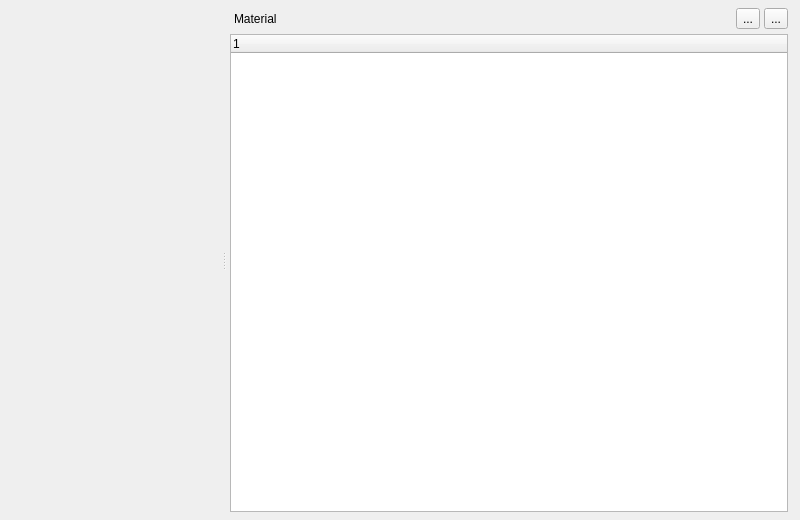
<?xml version="1.0" encoding="UTF-8"?>
<ui version="4.0">
 <class>MaterialDialog</class>
 <widget class="QDialog" name="MaterialDialog">
  <property name="geometry">
   <rect>
    <x>0</x>
    <y>0</y>
    <width>800</width>
    <height>520</height>
   </rect>
  </property>
  <property name="minimumSize">
   <size>
    <width>600</width>
    <height>200</height>
   </size>
  </property>
  <property name="windowTitle">
   <string>Material Editor</string>
  </property>
  <layout class="QVBoxLayout" name="verticalLayout">
   <property name="spacing">
    <number>8</number>
   </property>
   <property name="leftMargin">
    <number>8</number>
   </property>
   <property name="topMargin">
    <number>8</number>
   </property>
   <property name="rightMargin">
    <number>8</number>
   </property>
   <property name="bottomMargin">
    <number>8</number>
   </property>
   <item>
    <widget class="QWidget" name="widget" native="true">
     <layout class="QVBoxLayout" name="verticalLayout_2">
      <property name="spacing">
       <number>6</number>
      </property>
      <property name="leftMargin">
       <number>0</number>
      </property>
      <property name="topMargin">
       <number>0</number>
      </property>
      <property name="rightMargin">
       <number>0</number>
      </property>
      <property name="bottomMargin">
       <number>0</number>
      </property>
      <item>
       <widget class="QSplitter" name="splitter">
        <property name="orientation">
         <enum>Qt::Orientation::Horizontal</enum>
        </property>
        <widget class="stageviz::MaterialBrowser" name="materialBrowser" native="true">
         <property name="sizePolicy">
          <sizepolicy hsizetype="Expanding" vsizetype="Preferred">
           <horstretch>0</horstretch>
           <verstretch>0</verstretch>
          </sizepolicy>
         </property>
         <property name="DockWidget" stdset="0">
          <bool>true</bool>
         </property>
        </widget>
        <widget class="QWidget" name="propertyWidget" native="true">
         <property name="sizePolicy">
          <sizepolicy hsizetype="Minimum" vsizetype="Preferred">
           <horstretch>0</horstretch>
           <verstretch>0</verstretch>
          </sizepolicy>
         </property>
         <property name="minimumSize">
          <size>
           <width>320</width>
           <height>0</height>
          </size>
         </property>
         <property name="maximumSize">
          <size>
           <width>16777215</width>
           <height>16777215</height>
          </size>
         </property>
         <property name="DockWidget" stdset="0">
          <bool>true</bool>
         </property>
         <layout class="QVBoxLayout" name="verticalLayout_4">
          <property name="spacing">
           <number>0</number>
          </property>
          <property name="leftMargin">
           <number>4</number>
          </property>
          <property name="topMargin">
           <number>0</number>
          </property>
          <property name="rightMargin">
           <number>4</number>
          </property>
          <property name="bottomMargin">
           <number>0</number>
          </property>
          <item>
           <widget class="QWidget" name="widget_5" native="true">
            <layout class="QHBoxLayout" name="horizontalLayout_2">
             <property name="spacing">
              <number>4</number>
             </property>
             <property name="leftMargin">
              <number>4</number>
             </property>
             <property name="topMargin">
              <number>0</number>
             </property>
             <property name="rightMargin">
              <number>0</number>
             </property>
             <property name="bottomMargin">
              <number>0</number>
             </property>
             <item>
              <widget class="QLabel" name="name">
               <property name="font">
                <font>
                 <pointsize>9</pointsize>
                </font>
               </property>
               <property name="text">
                <string>Material</string>
               </property>
              </widget>
             </item>
             <item>
              <widget class="QToolButton" name="newMaterial">
               <property name="text">
                <string>...</string>
               </property>
              </widget>
             </item>
             <item>
              <widget class="QToolButton" name="loadMaterial">
               <property name="text">
                <string>...</string>
               </property>
              </widget>
             </item>
            </layout>
           </widget>
          </item>
          <item>
           <widget class="QWidget" name="widget_4" native="true">
            <property name="maximumSize">
             <size>
              <width>16777215</width>
              <height>16777215</height>
             </size>
            </property>
            <layout class="QVBoxLayout" name="verticalLayout_5">
             <property name="leftMargin">
              <number>0</number>
             </property>
             <property name="topMargin">
              <number>5</number>
             </property>
             <property name="rightMargin">
              <number>0</number>
             </property>
             <property name="bottomMargin">
              <number>0</number>
             </property>
             <item>
              <widget class="stageviz::MaterialTree" name="materialTree">
               <property name="sizePolicy">
                <sizepolicy hsizetype="Preferred" vsizetype="Expanding">
                 <horstretch>0</horstretch>
                 <verstretch>0</verstretch>
                </sizepolicy>
               </property>
               <property name="minimumSize">
                <size>
                 <width>0</width>
                 <height>0</height>
                </size>
               </property>
               <property name="maximumSize">
                <size>
                 <width>16777215</width>
                 <height>16777215</height>
                </size>
               </property>
               <column>
                <property name="text">
                 <string notr="true">1</string>
                </property>
               </column>
              </widget>
             </item>
            </layout>
           </widget>
          </item>
         </layout>
        </widget>
       </widget>
      </item>
     </layout>
    </widget>
   </item>
  </layout>
 </widget>
 <customwidgets>
  <customwidget>
   <class>stageviz::MaterialBrowser</class>
   <extends>QWidget</extends>
   <header>../../../sources/materialbrowser.h</header>
   <container>1</container>
  </customwidget>
  <customwidget>
   <class>stageviz::MaterialTree</class>
   <extends>QTreeWidget</extends>
   <header>../../../sources/materialtree.h</header>
  </customwidget>
 </customwidgets>
 <resources/>
 <connections/>
</ui>
